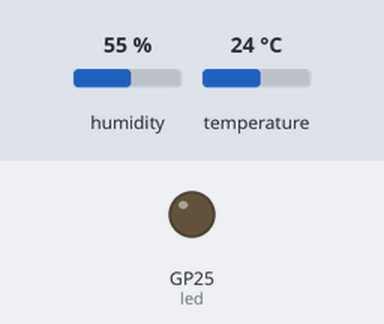
This program was run on a simulated Raspberry Pi Pico running MicroPython. Parts: output pins drawn as LEDs (lit = HIGH). The test bench sets the inputs (shaded band); at power-on: humidity 55 %, temperature 24 °C. WiFi joins after 1.5 s; web requests get an empty 200 reply after 0.4 s; the clock reads 2024-03-15 10:24:30 at power-on unless the program sets it; what the program prints to the serial console is not drawn. At 25.5 s the program stops and its outputs stay as they are.

Above: at 0.1 s.
At 25.18 s:
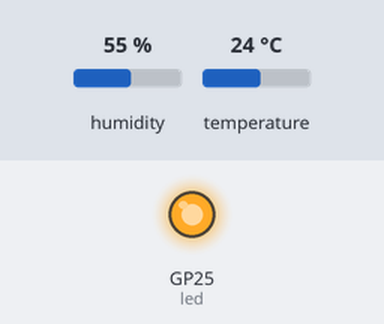
Timing chart, 0 to 26.8 s (numbered marks = the images above):
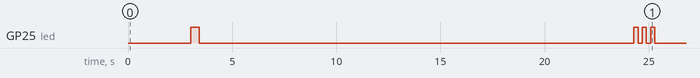

Measured:
- by itself, GP25 (led): LOW → HIGH at 3.0 s, → LOW 0.43 s later, → HIGH 20.9 s later, → LOW 0.20 s later, … (8 changes in this stretch)

The program:

03_DHT22_send_to_ss_script.py
```python
from machine import Pin
import network
import time
import urequests
import gc
import sys
# 必要なパスを確認し追加
REMOTE_CODE_PATH = "/remote_code"
LIB_PATH = f"{REMOTE_CODE_PATH}/lib"
if REMOTE_CODE_PATH not in sys.path:
    sys.path.append(REMOTE_CODE_PATH)
if LIB_PATH not in sys.path:
    sys.path.append(LIB_PATH)
from dht import DHT22  # DHT11からDHT22に変更
# デバッグモード
DEBUG = True
# LED設定
led = Pin("LED", Pin.OUT)
# DHT22センサー設定
dht = DHT22(Pin(28))  # GPIO 28に接続。DHT11からDHT22に変更
# 設定
ENDPOINT = "https://script.google.com/macros/s/AKfycbztdwfhufixP7Rd2Xs2UgaymT5IwNn294LgEB2q7gX1dyhR1i0FSw4X0RpW5NO1skM0/exec"
MAX_WAIT = 30
MAX_RETRIES = 3
RETRY_DELAY = 10
SEND_INTERVAL = 120
# Wi-Fi設定
WIFI_SETTINGS = [
    {"ssid": "740635A8CCFD-2G", "password": "nn5rh49s5d7saa"},
    {"ssid": "TP-Link_A208", "password": "15405173"},
    {"ssid": "moonwalker", "password": "11112222"}
]
# グローバル変数
wlan = None
current_ssid = None
def debug_print(*args):
    if DEBUG:
        print("DEBUG:", *args)
def connect_wifi():
    """Wi-Fi接続を確立"""
    global wlan, current_ssid
    # wlanが未初期化の場合は初期化
    if wlan is None:
        wlan = network.WLAN(network.STA_IF)
    # 既に接続されている場合はスキップ
    if wlan.isconnected():
        debug_print("Wi-Fi already connected.")
        return True, current_ssid or wlan.config("essid"), wlan
    wlan.active(False)
    time.sleep(1)
    wlan.active(True)
    for wifi_setting in WIFI_SETTINGS:
        try:
            debug_print(f"接続試行中: {wifi_setting['ssid']}...")
            wlan.connect(wifi_setting["ssid"], wifi_setting["password"])
            # 接続待機
            start = time.time()
            while time.time() - start < MAX_WAIT:
                if wlan.isconnected():
                    led.value(1)
                    current_ssid = wifi_setting["ssid"]
                    return True, current_ssid, wlan
                time.sleep(1)
        except Exception as e:
            debug_print(f"接続エラー: {e}")
    led.value(0)
    return False, None, None
def try_send_data():
    """データを送信する"""
    global wlan
    response = None
    local_wlan = None
    try:
        gc.collect()
        connected, ssid, local_wlan = connect_wifi()
        if not connected:
            return False
        # DHT22センサーから読み取り
        try:
            debug_print("Reading DHT22 sensor...")  # メッセージをDHT22に更新
            dht.measure()
            temperature = dht.temperature()
            humidity = dht.humidity()

            debug_print(f"温度: {temperature}°C")
            debug_print(f"湿度: {humidity}%")
        except Exception as e:
            debug_print(f"Error reading from DHT22: {e}")  # エラーメッセージをDHT22に更新
            return False
        # データ作成
        data = {
            "device_id": "PicoW-01",
            "ip_address": local_wlan.ifconfig()[0],
            "wifi_ssid": ssid,
            "mac_address": ":".join(["{:02x}".format(b) for b in local_wlan.config('mac')]),
            "memory_free": gc.mem_free(),
            "signal_strength": local_wlan.status('rssi') if local_wlan else None,
            "temperature": temperature,
            "humidity": humidity,
            "pressure": None,
            "timestamp": time.time()
        }

        debug_print("Attempting to send data...")
        debug_print(f"Endpoint: {ENDPOINT}")
        debug_print(f"Data: {data}")

        # データ送信
        try:
            response = urequests.post(
                ENDPOINT,
                json=data,
                headers={'Content-Type': 'application/json'},
                timeout=15
            )
            debug_print(f"Response status: {response.status_code}")
            debug_print(f"Response text: {response.text}")
            # ステータスコードが400でも許容
            if response.status_code == 400:
                debug_print("400 Bad Request: Ignored as acceptable.")
                return True
            # 許容外のステータスコードは失敗扱い
            if response.status_code != 200:
                debug_print("Unexpected response status, treating as failure.")
                return False
        except OSError as e:
            debug_print(f"Network error: {e}")
            if str(e) == "-2":
                debug_print("Connection failed - this might be a DNS or SSL/TLS issue")
            return False
        except Exception as e:
            debug_print(f"Error sending data: {e}")
            return False

    except Exception as e:
        debug_print(f"エラー: {e}")
        return False

    finally:
        if response:
            response.close()
        if local_wlan and local_wlan.isconnected():
            local_wlan.active(False)
        led.value(0)
        gc.collect()
def send_data_with_retry():
    """リトライ機能付きでデータを送信"""
    for attempt in range(MAX_RETRIES):
        if try_send_data():
            return True
        if attempt < MAX_RETRIES - 1:
            time.sleep(RETRY_DELAY)
    return False
def main():
    """メイン処理"""
    debug_print("測定開始")

    try:
        if send_data_with_retry():
            led.value(1)
            time.sleep(0.5)
            led.value(0)
        else:
            for _ in range(3):  # エラー時のLED点滅
                led.value(1)
                time.sleep(0.2)
                led.value(0)
                time.sleep(0.2)
    except Exception as e:
        debug_print(f"メインループエラー: {e}")
        time.sleep(5)
try:
    main()
except Exception as e:
    debug_print(f"致命的エラー: {e}")
```
